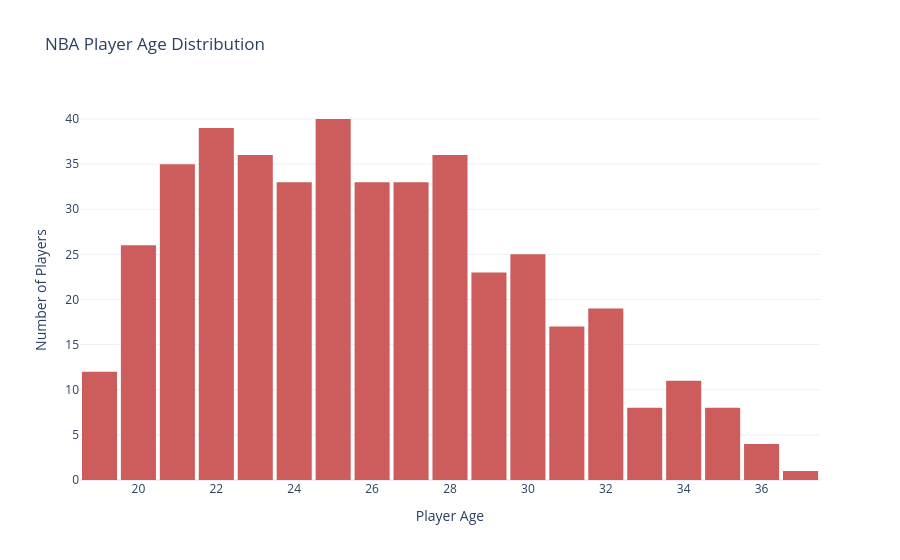

The notebook cell saved with this chart:
### Code cell
fig_age = px.histogram(ss, x='Age', 
                       title='NBA Player Age Distribution',
                       labels={'Age': 'Player Age', 'y' : 'Number of Players'},
                       template='plotly_white',
                       color_discrete_sequence=['indianred'])

fig_age.update_layout(yaxis_title="Number of Players", bargap=0.1)
fig_age.show()

### Figure 1 — Plotly figure (JSON) as saved in the notebook; plotly's stock layout.template omitted (floating-point values rounded to 4 significant figures; data arrays with more than 128 entries replaced by an {"elided": "..."} marker saying what was removed)
{"data": [{"bingroup": "x", "hovertemplate": "Player Age=%{x}<br>count=%{y}<extra></extra>", "legendgroup": "", "marker": {"color": "indianred", "pattern": {"shape": ""}}, "name": "", "orientation": "v", "showlegend": false, "type": "histogram", "x": {"elided": "439 int values"}, "xaxis": "x", "yaxis": "y"}], "layout": {"bargap": 0.1, "barmode": "relative", "legend": {"tracegroupgap": 0}, "title": {"text": "NBA Player Age Distribution"}, "xaxis": {"anchor": "y", "domain": [0, 1], "title": {"text": "Player Age"}}, "yaxis": {"anchor": "x", "domain": [0, 1], "title": {"text": "Number of Players"}}}}
